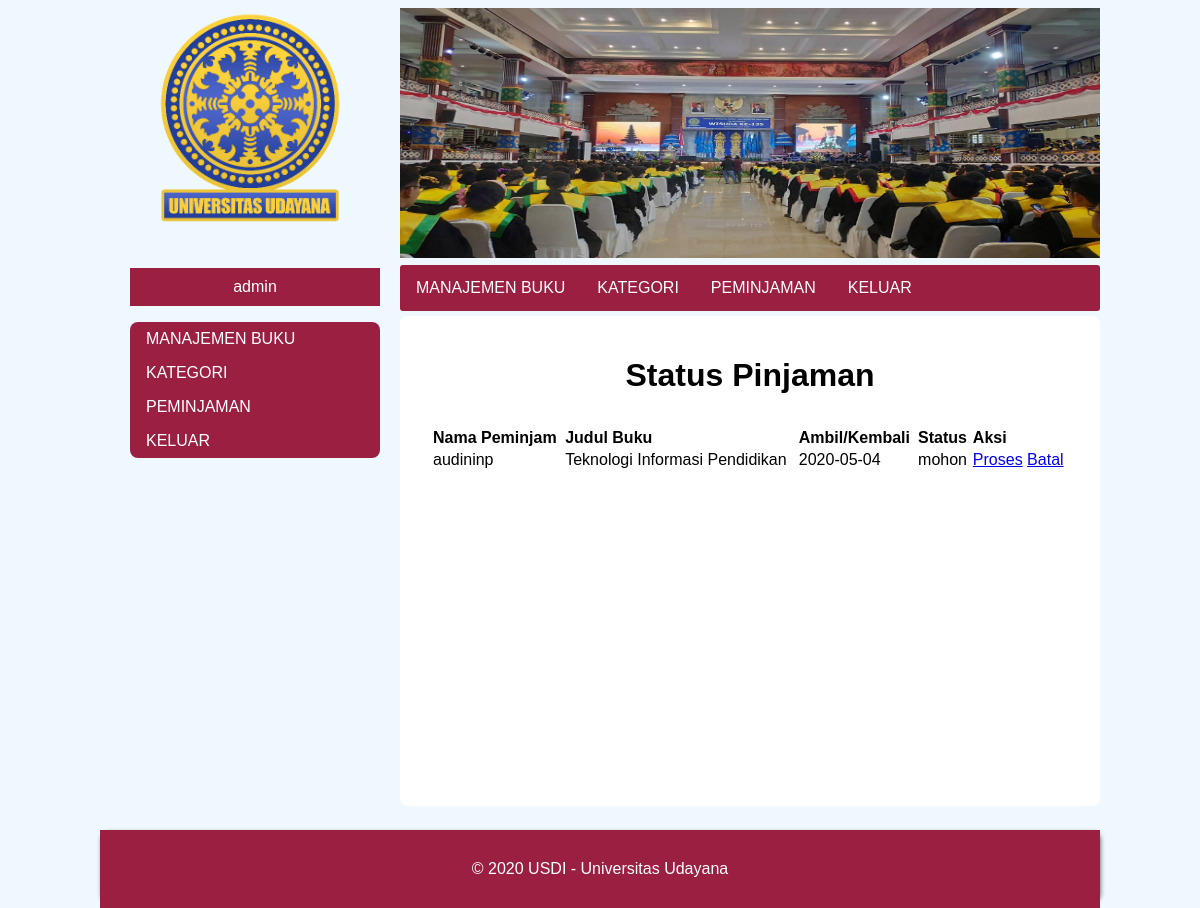
The page /peminjaman-admin.php (signed in) on the database its author committed.
### tables this page shows
CREATE TABLE `pinjaman` (
  `id_pinjam` int(11) NOT NULL,
  `id_buku` int(11) NOT NULL,
  `id_user` int(11) NOT NULL,
  `tgl_ambil` date NOT NULL,
  `tgl_kembali` date NOT NULL,
  `status` enum('mohon','dipinjam','dikembalikan','batal') NOT NULL DEFAULT 'mohon'
);

CREATE TABLE `user` (
  `id_user` int(11) NOT NULL,
  `user_name` varchar(100) NOT NULL,
  `email` varchar(255) NOT NULL,
  `password` varchar(256) NOT NULL,
  `role` enum('suadmin','user','admin','nonaktif') NOT NULL
);

CREATE TABLE `buku` (
  `id_buku` int(11) NOT NULL,
  `judul` varchar(100) NOT NULL,
  `tahun` int(11) NOT NULL,
  `penulis` varchar(100) NOT NULL,
  `ISBN` varchar(13) NOT NULL,
  `pic` varchar(100) NOT NULL,
  `kategori` varchar(32) NOT NULL,
  `rak` int(11) NOT NULL,
  `stok` int(11) NOT NULL
);

### db-con.php (called while the page is built, shortened)
<?php
class database{
	var $host = "localhost:3306";
	var $username = "root";
	var $password = "";
	var $database = "final_praktikum";
	function __construct(){
		$this->koneksi = mysqli_connect($this->host, $this->username, $this->password,$this->database);
	}
}
?>

### peminjaman-admin.php (the view, shortened to what this page needs)
<!DOCTYPE html>
<html lang="en">
<head>
    <?php include "style.php"; ?>
    <link rel="stylesheet" href="css/kontak.css">
</head>
<?php
$query = "SELECT * FROM pinjaman INNER JOIN buku INNER JOIN user WHERE pinjaman.id_buku=buku.id_buku AND pinjaman.id_user=user.id_user;"
?>
<body>
    <div id="main-content">
        <?php include 'header-sidebar.php';?>
        <div id="isi">
            <center>
                <h1 style="text-align: center;">Status Pinjaman</h1>
                <table style="text-align: left;padding:10px;width:100%;">
                    <tr>
                        <th>Nama Peminjam</th>
                        <th>Judul Buku</th>
                        <th>Ambil/Kembali</th>
                        <th>Status</th>
                        <th>Aksi</th>
                    </tr>
                    <?php
                    include_once("db-con.php");
                    $database = new database();
                    $result = mysqli_query($database->koneksi,$query);
                    while($pj = mysqli_fetch_assoc($result)){
                        echo "<tr>
                                <td>".$pj['user_name']."</td>
                                <td>".$pj['judul']."</td>";
                        if($pj['status']=='mohon'){
                            echo "<td>".$pj['tgl_ambil']."</td>";
                        }
                        elseif($pj['status']=='dipinjam'){
                            echo "<td>".$pj['tgl_kembali']."</td>";
                        }
                        echo "<td>".$pj['status']."</td>";
                        if($pj['status']=='mohon'){
                            echo "<td><a href=\"proses.php?id_pinjam=".$pj['id_pinjam']."&id_buku=".$pj['id_buku']."\">Proses</a>
                                    <a href=\"batal.php?id=".$pj['id_pinjam']."\">Batal</a></td>";
                        }
                        elseif($pj['status']=='dipinjam'){
                            echo "<td><a href=\"kembali.php?id_pinjam=".$pj['id_pinjam']."&id_buku=".$pj['id_buku']."\">Kembali</a></td>";
                        }
                        echo "</tr>";
                    }
                    ?>
                </table>
            </center>
        </div>
        <div id="footer">
            <p align="center">© 2020 USDI -  Universitas Udayana</p>
        </div>
    </div>
</body>
</html>

### css/user.css (style rules this page uses)
body { background-color: aliceblue; }
#footer { width: auto; height: 70px; background-color: #191970; border-radius: 8px; box-shadow: 1px 2px 4px rgba(0, 0, 0, .5); }
#footer p { color:white; padding: 30px ; text-align: center; background-color: #9a1f40; }

### css/kontak.css (style rules this page uses)
* { font-family: sans-serif; }
#main-content { margin: 0 auto; width: 1000px; height: auto; }
#isi { margin-top: 8px; margin-bottom: 8px; padding: 20px; width: 660px; height: 450px; float: right; background: white; border-radius: 8px; }

### rows shown on the page
pinjaman: id_user.user_name "audininp", id_buku.judul "Teknologi Informasi Pendidikan", tgl_ambil "2020-05-04", status "mohon"

### other values the page prints
$_SESSION['nama'] "admin"
